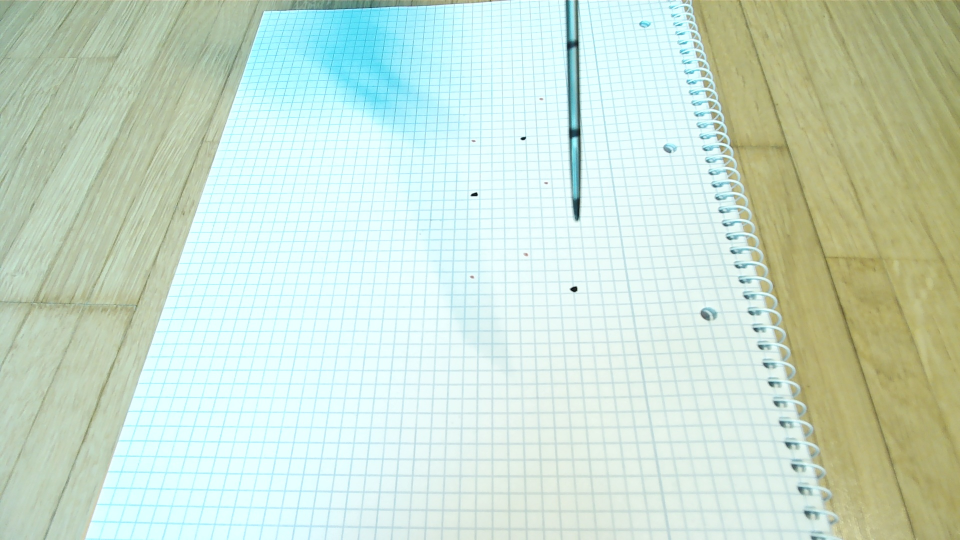
#> input picture evidence/descend/20261026T161713/001_ugreen.jpg, 1920 x 1080 px (shown at 1/2 size)
$ python -i dot_servo.py   (imports and definitions only)
#> lines starting #> are read from the running program, lines starting #| are printed output that depends on the picture; after the words box and inside, x2 and y2 are one past the last pixel; in counts of white or black regions, pixels touching at a corner belong together
### tools/tip_triangulate.py
#!/usr/bin/env python3
"""Needle tip in 3D from two cameras that both locate themselves on the 5 mm grid sheet.

UGREEN (fixed, PC) and the arm camera (eye-in-hand) each get their pose from the ruling
(tools/paper_grid.py). Each numbers the grid from its own crossing, so the arm frame is mapped onto
the UGREEN frame by a fixed rotation plus a whole number of squares. The shift comes from pairing
a black ink dot seen by the arm camera with each black dot the UGREEN sees; the pairing under which
every other UGREEN dot in the arm's view lands on ink breaks ties. The tip is where the two rays meet; their
miss distance is a self-check (it cannot pick the pairing: a shift only moves the miss along one
direction, so wrong pairings also met within 0.3 mm live). Refused when the miss exceeds MAX_MISS_MM.

Live 2026-10-26: tip 75.2 mm above the paper, rays 0.55 mm apart; user measured ~7.5 cm.

    .venv/Scripts/python tools/tip_triangulate.py            # one measurement at the current pose
    .venv/Scripts/python tools/tip_triangulate.py --out DIR  # also keep both frames + a JSON record
    .venv/Scripts/python tools/tip_triangulate.py --recalibrate   # after moving the UGREEN or the sheet
Read-only: snaps both cameras, never moves the arm.
"""
from __future__ import annotations

import argparse
import base64
import json
import sys
import time
from pathlib import Path

import cv2
import numpy as np

sys.path.insert(0, str(Path(__file__).resolve().parent))
import paper_grid as pg  # noqa: E402
from rig_io import Camera, reset_bridge, restart_arm_camera, servo  # noqa: E402

# arm colour camera intrinsics, read from the robot camera_info topic on 2026-10-26: 640x400
ARM_K = np.array([[418.6042, 0.0, 324.1325], [0.0, 419.4625, 184.2325], [0.0, 0.0, 1.0]])
ARM_D = np.array([0.01029, -0.04893, 0.00039, -0.00087, 0.02712])
# shortcut: the two grid numberings differ by 180 deg because the UGREEN faces the robot (2026-10-26
# rig). Search all four 90-deg steps if the UGREEN is ever moved to the robot's side.
ROTATION_DEG = 180
MAX_MISS_MM = 3.0
# the UGREEN and the sheet stay put, so one calibration is reused: per-frame single-view calibration
# moved the focal length 1097-1163 px between frames and the ray miss with it (0.4 -> 2.4 mm)
RIG = Path("evidence/tip/ugreen_rig.json")
# the UGREEN's lens is hardware: calibrated once (the ruler-confirmed daylight frame) and reused, so a
# moved UGREEN only re-solves its pose. Single-view self-calibration drifted f by ~1 % per view.
LENS = Path("evidence/tip/ugreen4k_lens.json")  # the 4K overhead since 2026-10-29; ugreen_lens.json is the old 1080p, now the side camera


# [6 lines left out: function ray, not called in this run]


def on_sheet(px, k, d, r, t) -> np.ndarray:
    c, v = ray(px, k, d, r, t)
    return c + v * (-c[2] / v[2])


# [8 lines left out: function meet, not called in this run]


SIDE_LENS = Path("evidence/tip/ugreen_lens.json")  # the old 1080p UGREEN's ruler-checked lens: the side camera since 2026-10-29


# [169 lines left out: functions side_marks, side_rig, _on_ruled_sheet, ugreen_rig, arm_candidates, not called in this run]


def _needle_blob(image: np.ndarray, frac: float = 0.8) -> np.ndarray:
    """Fingers + needle in the arm image: the dark blob at the bottom centre (boolean mask). Blue
    channel, relative threshold: the blue ruling is bright in blue, so it never joins the needle."""
    b = cv2.GaussianBlur(image[:, :, 0], (3, 3), 0)
    h, w = b.shape
    paper = np.median(b[h // 2:, w // 4:3 * w // 4])  # around the needle: the sheet, not the floor beyond it
    dark = (b < frac * paper).astype(np.uint8)
    dark[:, :int(w * 0.3)] = 0  # fingers and needle sit in the middle; the floor at the edges joined them
    dark[:, int(w * 0.75):] = 0
    count, labels, stats, _ = cv2.connectedComponentsWithStats(dark)
    finger = labels[h - 3, int(w * 0.4):int(w * 0.6)]
    if not (finger > 0).any():
        raise RuntimeError("arm camera: no fingers/needle at the bottom centre")
    return labels == np.bincount(finger[finger > 0]).argmax()


# [113 lines left out: functions arm_tip, _arm_tip, arm_tip_on_line, _walk, ugreen_tip, not called in this run]


_last_jpeg: list[bytes] = []


# [82 lines left out: functions snap_arm, measure, main, not called in this run]


# [2 lines that do not run on import are left out]

### tools/dot_servo.py
#!/usr/bin/env python3
"""Lock the needle onto an ink dot in the arm camera and close in, with UGREEN height readouts.

Arm camera (eye-in-hand): the target dot is held AIM_BEYOND px past the tip along the needle, so it
stays visible just beyond the point instead of hiding behind it (a lesson from the pre-event needle prototype). The dot is picked
once (the black dot nearest the tip) and then only tracked; a lost dot is never re-acquired.

UGREEN height, no cross-camera translation needed: the arm camera sees the dot along one ray and
the tip along another; their directions in the sheet frame follow from the arm camera's measured
rotation and the fixed 180 deg between the two grid numberings (tip_motion.py, 2026-10-26), and its
height above the sheet from its own grid pose. So the camera sits at a known point on the ray back
from the dot, and the tip lies lam along its tip ray: lam is fitted to the UGREEN's ray to the tip,
and the leftover miss picks which UGREEN dot is the target (with two free unknowns every dot fitted
exactly and the pick flipped between dots, 43/63/152 mm). Height = -tip z.

Control: state (dot u - aim u, dot v - aim v, height) over pan/shoulder/elbow, Jacobian from +-PROBE
pulses, Broyden-updated; <= MAX_STEP pulses per joint per move. Halve the height down to FINAL_MM
holding the dot on the aim point, then one touch step, then lift.

    .venv/Scripts/python tools/dot_servo.py --near 852 168 [--no-touch]
"""
from __future__ import annotations

import argparse
import json
import sys
import time
from pathlib import Path

import cv2
import numpy as np

sys.path.insert(0, str(Path(__file__).resolve().parent))
import tip_motion as tm  # noqa: E402
import tip_triangulate as tt  # noqa: E402
from rig_io import Camera  # noqa: E402
from tip_descend import POSE_HELP, commanded, move, read  # noqa: E402

JOINTS = (1, 2, 3)
PROBE = 5
MAX_STEP = 6
AIM_BEYOND = 6.0
FINAL_MM = 3.0
TOUCH_MM = -0.5
ALIGN_PX = 1.5
TRACK_PX = 20.0
SURPRISE_MM = 4.0
LIFT = {2: 40}
ROT180 = np.diag([-1.0, -1.0, 1.0])  # arm grid numbering -> UGREEN numbering for this rig


def arm_dots(image: np.ndarray) -> np.ndarray:
    """Black ink dots in the arm image (not the needle, not the spiral binding chain)."""
    gray = cv2.cvtColor(image, cv2.COLOR_BGR2GRAY)
    hat = cv2.morphologyEx(gray, cv2.MORPH_BLACKHAT, np.ones((15, 15), np.uint8))
    dark = ((hat > 50) & (gray < 110)).astype(np.uint8)
    dark[cv2.dilate(tt._needle_blob(image).astype(np.uint8), np.ones((7, 7), np.uint8)) > 0] = 0
    count, _, stats, centres = cv2.connectedComponentsWithStats(dark)
    pts = np.array([centres[i] for i in range(1, count) if 3 <= stats[i, cv2.CC_STAT_AREA] <= 80
                    and max(stats[i, cv2.CC_STAT_WIDTH], stats[i, cv2.CC_STAT_HEIGHT]) <= 12]).reshape(-1, 2)
    alone = np.array([np.sum(np.linalg.norm(pts - p, axis=1) < 20) == 1 for p in pts], bool)
    return pts[alone] if len(pts) else pts


# [4 lines left out: function unit_ray, not called in this run]


class Sensor:
    # [147 lines left out: functions __init__, read, main, not called in this run]


# [2 lines not run here, left out]

>>> import cv2
>>> picture = cv2.imread('../evidence/descend/20261026T161713/001_ugreen.jpg')
#> picture is the input picture: shape (1080, 1920, 3); mean B, G, R 204.4, 220.7, 200.6
>>> result = arm_dots(picture)
#> in arm_dots, `gray = cv2.cvtColor(image, cv2.COLOR_BGR2GRAY)`:
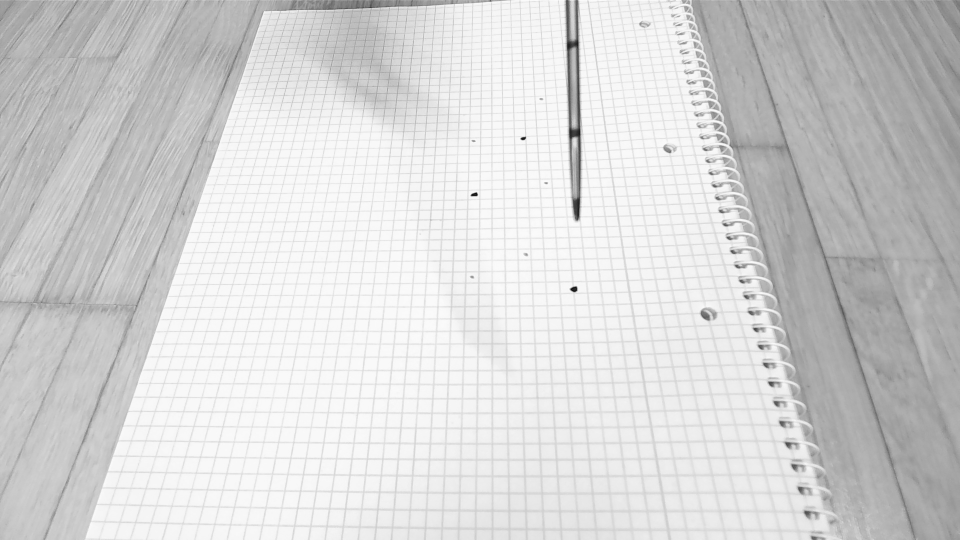
#> gray: shape (1080, 1920) (shown at 1/2 size); min 6, max 253, mean 212.9
#> in arm_dots, `hat = cv2.morphologyEx(gray, cv2.MORPH_BLACKHAT, np.ones((15, 15), np...`:
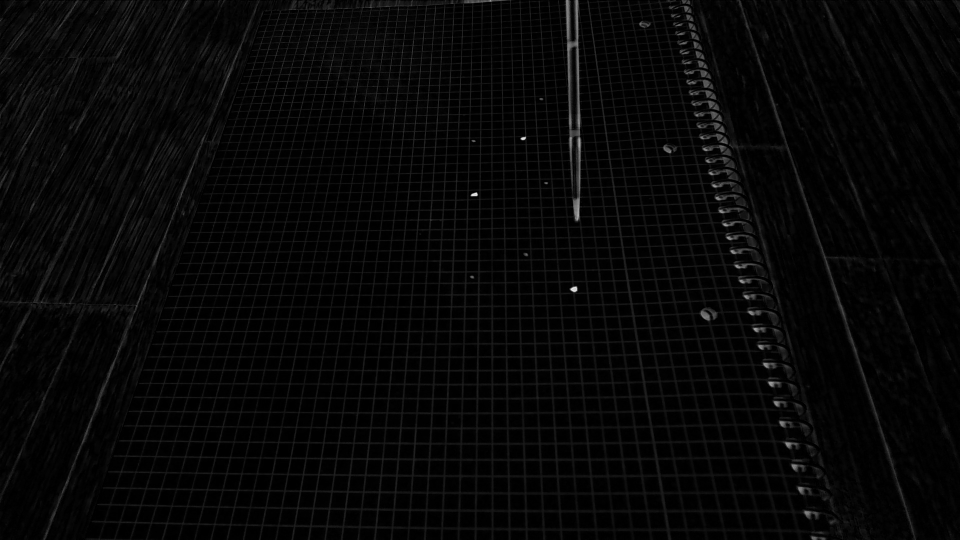
#> hat: shape (1080, 1920) (shown at 1/2 size); min 0, max 242, mean 7
#> in arm_dots, `dark = ((hat > 50) & (gray < 110)).astype(np.uint8)`:
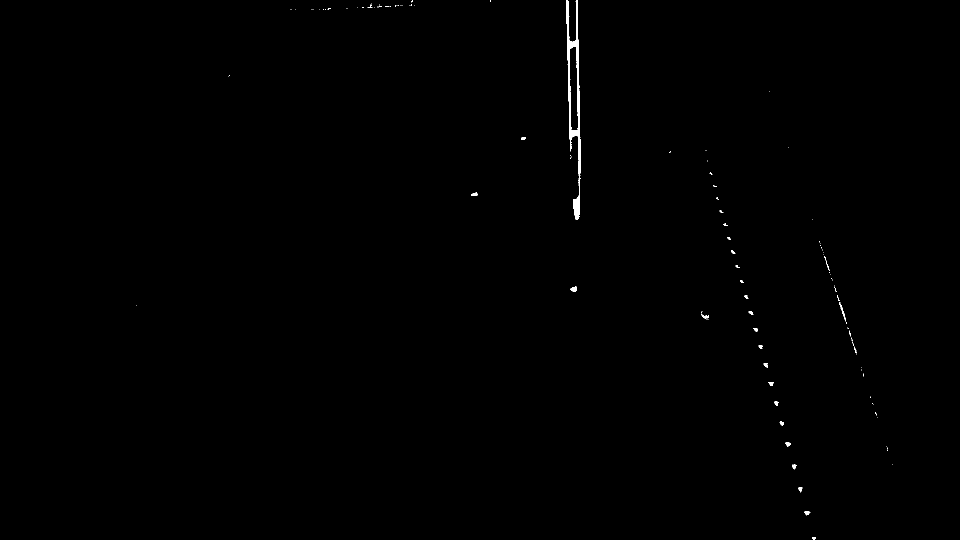
#> dark: shape (1080, 1920) (shown at 1/2 size); values 0 (black) and 1 (white), 0.24% white; 108 white regions (79 under 20 px), largest, box (x1, y1, x2, y2) and area: (1132, 0, 1161, 440) 3447, (1141, 573, 1154, 584) 105, (1679, 604, 1692, 643) 100
#> in _needle_blob, `b = cv2.GaussianBlur(image[:, :, 0], (3, 3), 0)`:
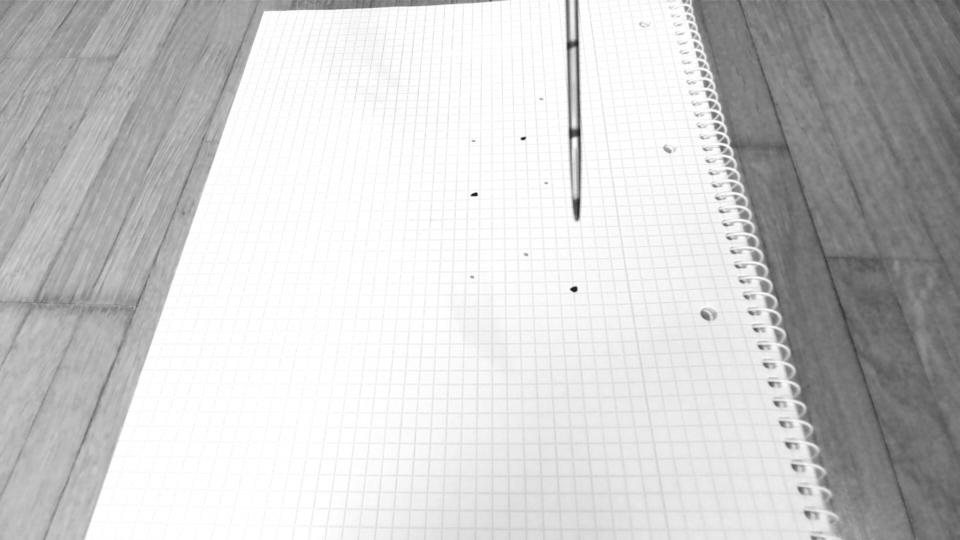
#> b: shape (1080, 1920) (shown at 1/2 size); min 24, max 255, mean 204.4
#> in _needle_blob, `paper = np.median(b[h // 2:, w // 4:3 * w // 4])`: paper = 242
#> in _needle_blob, `dark = (b < frac * paper).astype(np.uint8)`:
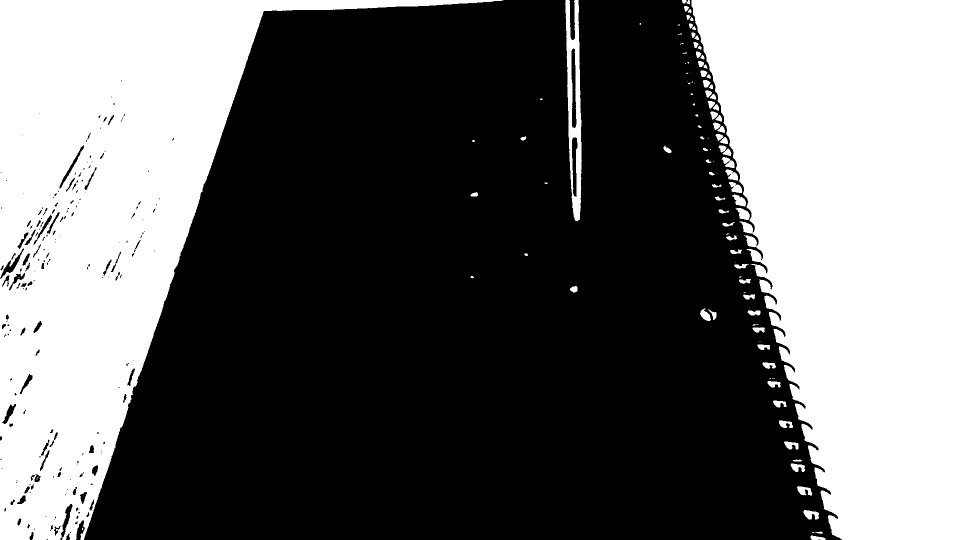
#> dark: shape (1080, 1920) (shown at 1/2 size); values 0 (black) and 1 (white), 39.7% white; 112 white regions (35 under 20 px), largest, box (x1, y1, x2, y2) and area: (1383, 0, 1920, 1080) 427923, (0, 0, 1007, 1080) 376925, (1130, 0, 1164, 443) 7582
#> in _needle_blob, `dark[:, :int(w * 0.3)] = 0`:
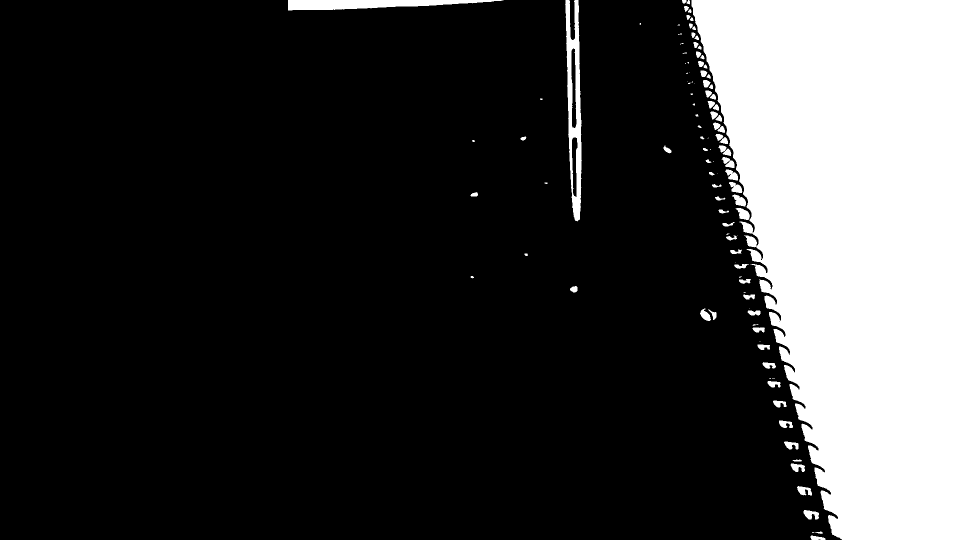
#> dark: shape (1080, 1920) (shown at 1/2 size); values 0 (black) and 1 (white), 21.8% white; 108 white regions (31 under 20 px), largest, box (x1, y1, x2, y2) and area: (1383, 0, 1920, 1080) 427923, (1130, 0, 1164, 443) 7582, (576, 0, 1007, 21) 5727
#> in _needle_blob, `dark[:, int(w * 0.75):] = 0`:
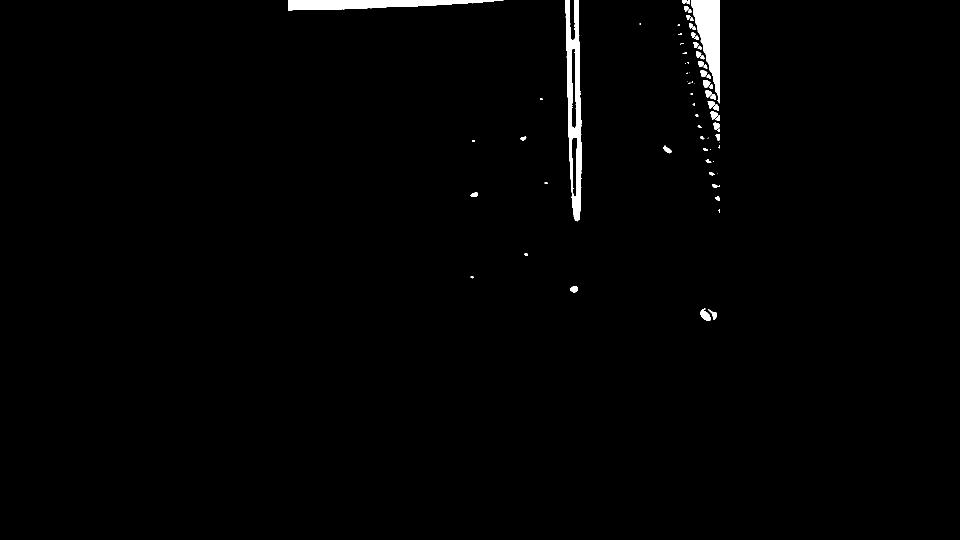
#> dark: shape (1080, 1920) (shown at 1/2 size); values 0 (black) and 1 (white), 1.1% white; 73 white regions (25 under 20 px), largest, box (x1, y1, x2, y2) and area: (1130, 0, 1164, 443) 7582, (1383, 0, 1440, 207) 6347, (576, 0, 1007, 21) 5727
#> in _needle_blob, `count, labels, stats, _ = cv2.connectedComponentsWithStats(dark)`: labels: shape (1080, 1920) int32; 74 distinct labels, from 0 to 73
#> in _needle_blob, `count, labels, stats, _ = cv2.connectedComponentsWithStats(dark)`: count = 74; stats = 74 rows, first 6: [0, 0, 1920, 1080, 2050164], [576, 0, 431, 21, 5727], [1130, 0, 34, 443, 7582], [1364, 0, 9, 7, 52], [1373, 0, 7, 9, 42], [1383, 0, 57, 207, 6347]
#> in _needle_blob, `finger = labels[h - 3, int(w * 0.4):int(w * 0.6)]`: finger = 384 values from 0 to 0
#> (the run stopped early here; a loop or call above may not have finished)
